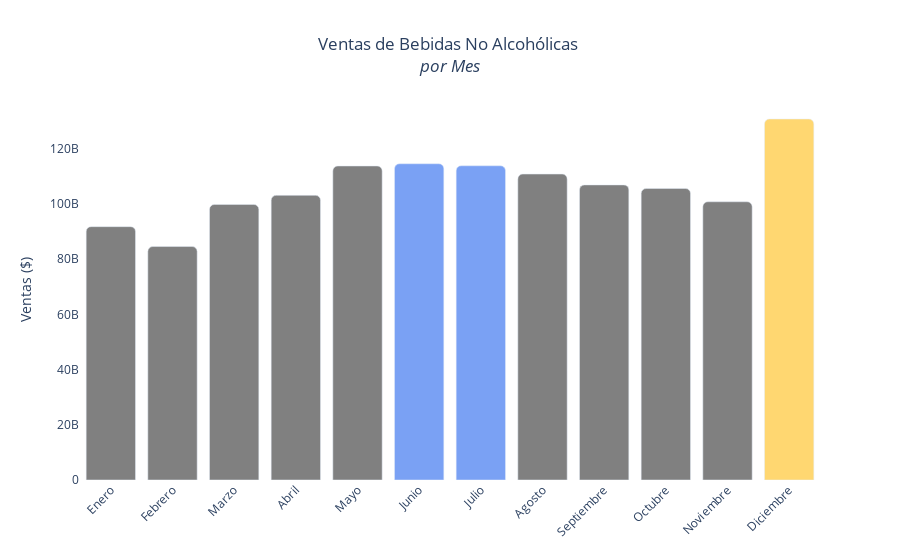

Notebook code cell kept with this figure:
### Code cell
x = df["month"]
y = df["Vtas Valor"]

MONTH_COLORS = {
    1: "gray",
    2: "gray",
    3: "gray",
    4: "gray",
    5: "gray",
    6: "#7aa1f4",
    7: "#7aa1f4",
    8: "gray",
    9: "gray",
    10: "gray",
    11: "gray",
    12: "#ffd771",
}


# Create bar chart
fig = go.Figure(
    go.Bar(
        x=x,
        y=y,
        marker=dict(color=list(MONTH_COLORS.values())),
    )
)

title = "Ventas de Bebidas No Alcohólicas\n<br><i>por Mes</i>"
fig.update_layout(
    title=title,
    title_x=0.5,
    yaxis_title="Ventas ($)",
    barcornerradius=5,
    paper_bgcolor="rgba(0,0,0,0)",  # Transparent background
    plot_bgcolor="rgba(0,0,0,0)",
)

fig.update_xaxes(tickangle=-45)

fig.write_image("../img/00-macro/00-ventas-mes.png", scale=3)

fig

### Figure 1 — Plotly figure (JSON) as saved in the notebook; plotly's stock layout.template omitted (floating-point values rounded to 4 significant figures)
{"data": [{"marker": {"color": ["gray", "gray", "gray", "gray", "gray", "#7aa1f4", "#7aa1f4", "gray", "gray", "gray", "gray", "#ffd771"]}, "type": "bar", "x": ["Enero", "Febrero", "Marzo", "Abril", "Mayo", "Junio", "Julio", "Agosto", "Septiembre", "Octubre", "Noviembre", "Diciembre"], "y": [91750000000.0, 84550000000.0, 99790000000.0, 103100000000.0, 113700000000.0, 114500000000.0, 113800000000.0, 110800000000.0, 106900000000.0, 105600000000.0, 100800000000.0, 130700000000.0]}], "layout": {"barcornerradius": 5, "paper_bgcolor": "rgba(0,0,0,0)", "plot_bgcolor": "rgba(0,0,0,0)", "title": {"text": "Ventas de Bebidas No Alcohólicas\n<br><i>por Mes</i>", "x": 0.5}, "xaxis": {"tickangle": -45}, "yaxis": {"title": {"text": "Ventas ($)"}}}}
